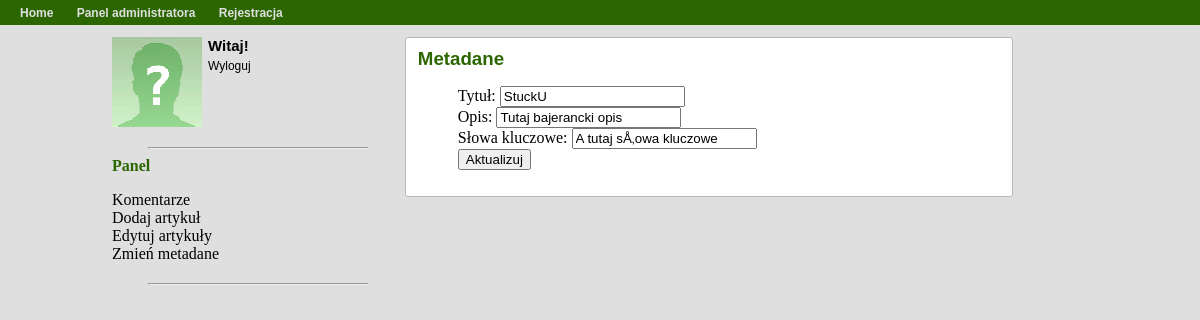
/panel.php?action=meta (signed in), run on the app's committed database.
### tables this page shows
CREATE TABLE IF NOT EXISTS `info` (
  `id` int(11) NOT NULL,
  `title` text NOT NULL,
  `description` text NOT NULL,
  `keywords` text NOT NULL,
  `menu` text NOT NULL
);

### layout.php (called while the page is built, shortened)
<?php
class layout {
    public function getTopAdm() {
        include 'includes/overlay/top_adm.php';
    }
    public function getBottom() {
        include 'includes/overlay/bottom.php';
    }
    static public function getKeywords() {
        $query = mysql_query("SELECT `keywords` FROM `info` WHERE `id` = '0'");
        return mysql_result($query, 0, 'keywords');
    }
    static public function getDescription() {
        $query = mysql_query("SELECT `description` FROM `info` WHERE `id` = '0'");
        return mysql_result($query, 0, 'description');
    }
    static public function getTitle() {
        $query = mysql_query("SELECT `title` FROM `info` WHERE `id` = '0'");
        return mysql_result($query, 0, 'title');
    }
    static public function getMenu() {
        $query = mysql_query("SELECT `menu` FROM `info` WHERE `id` = '0'");
        return mysql_result($query, 0, 'menu');
    }
}

### core/init.php (called while the page is built, shortened)
<?php
require '\layout.php';
require '\validate.php';
require '\user.php';
if (logged_in() === true) {
    $session_user_id = $_SESSION['user_id'];
    $user_data = user_data($session_user_id, 'user_id', 'username', 'password', 'first_name', 'last_name', 'email');
}
function logged_in() {
    return (isset($_SESSION['user_id'])) ? true : false;
}
function user_data($user_id) {
    $user_id = (int) $user_id;
    $func_num_args = func_num_args();
    $func_get_args = func_get_args();
    if ($func_num_args > 1) {
        unset($func_get_args[0]);
        $fields = '`' . implode('`, `', $func_get_args) . '`';
        $data = mysql_fetch_assoc(mysql_query("SELECT $fields FROM `users` WHERE `user_id` = $user_id"));
        return $data;
    }
}

### validate.php (called while the page is built, shortened)
<?php
function sanitize($data) {
    return mysql_real_escape_string($data);
}

### user.php (called while the page is built, shortened)
<?php
class user {
    static public function user_moderator($username) {
        $username = sanitize($username);
        $query = mysql_query("SELECT COUNT(`user_id`) FROM `users` WHERE `username` = '$username' AND `moderator` = 1");
        return (mysql_result($query, 0) == 1) ? true : false;
    }
}

### panel.php (the view, shortened to what this page needs)
<?php
include 'core\init.php';
$layout = new layout();
$layout->getTopAdm();
if (user::user_moderator($user_data['username']) == true) {
echo "<div class='news'>";
if ($_GET['succes']) {
    echo "<h3 class='news_title'>Pomyślne wykonanie akcji</h3>";
} else if ($_GET['action'] == "meta") {
    if(isset($_GET['title']) && isset($_GET['description']) && isset($_GET['keywords'])) {
            echo "<h3 class='news_title'>Zaktualizowałeś metadane (prawie)</h3>";
    } else {
?>
        <h3 class='news_title'>Metadane</h3>
        <form action="meta_update.php" method="get">
            <ul>
                <li> Tytuł: <input type="text" name="title" value="<?php echo layout::getTitle(); ?>" /> </li>
                <li> Opis: <input type="text" name="description" value="<?php echo layout::getDescription(); ?>" /> </li>
                <li> Słowa kluczowe: <input type="text" name="keywords" value="<?php echo layout::getKeywords(); ?>" /> </li>
                <li> <input type="submit" value="Aktualizuj"/>  </li>
            </ul>
        </form>
<?php
    }
} else if ($_GET['action'] == "edit_articles_adm") {
    $result = mysql_query("SELECT MAX(id) as id FROM articles");
    $row = mysql_fetch_array($result, MYSQL_ASSOC);
    $id = $row["id"];
    echo "<h3 class='news_title'>Artykuły</h3>";
    echo "<ul>";
    for ($i = $id; $i > 0; $i--) {
        $result = mysql_query("SELECT id, title, content, excerpt, author, date FROM articles WHERE id=" . $i);
        while ($row = mysql_fetch_array($result, MYSQL_NUM)) {
            echo "<li style='list-style-type: square;'><a href='panel.php?action=edit_article&id=$row[0]'> $row[1] </a> </li>";
        }
    }
    echo "</ul>";
}
echo "</div>";
} else {
    echo "<div class='news'>";
    $errors[] = 'Nie masz na to pozwolenia.';
    echo output_errors($errors);
    echo "</div>";
}

### includes/nav.php (shortened to what this page needs)
<nav>
    <?php echo layout::getMenu() ?>
</nav>

### styles/style.css (style rules this page uses)
body { margin: 0 0 0 0; background-color: #dfdfdf; }
nav { min-height: 25px; min-width: 100%; background-color: #2b6600; }
h3 { color: #2b6600; margin-bottom: 0px; margin-top: 0px; font-family: verdana, arial, sans-serif; }
li { list-style-type: none; }
a { text-decoration: none; color:inherit; }
#nav_ul { margin-top: 3px; float: left; -webkit-padding-start: 0px; width: 90%; }
#nav_li { font-size: 12px; display: inline; font-family: verdana, arial, sans-serif; margin-left: 20px; color: #dfdfdf; font-weight: bold; }
.news { background-color: #ffffff; width: 582px; border-radius: 3px; border: solid #b8b8b8 1px; padding-left: 12px; padding-right: 12px; padding-top: 10px; margin-bottom: 8px; padding-bottom: 5px; padding-bottom: 10px; }
.news_title { color: #2b6600; margin-bottom: 0px; margin-top: 0px; }

### data on the page
info: menu "Home Panel administratora Rejestracja", title "StuckU", description "Tutaj bajerancki opis", keywords "A tutaj sÅ‚owa kluczowe"
